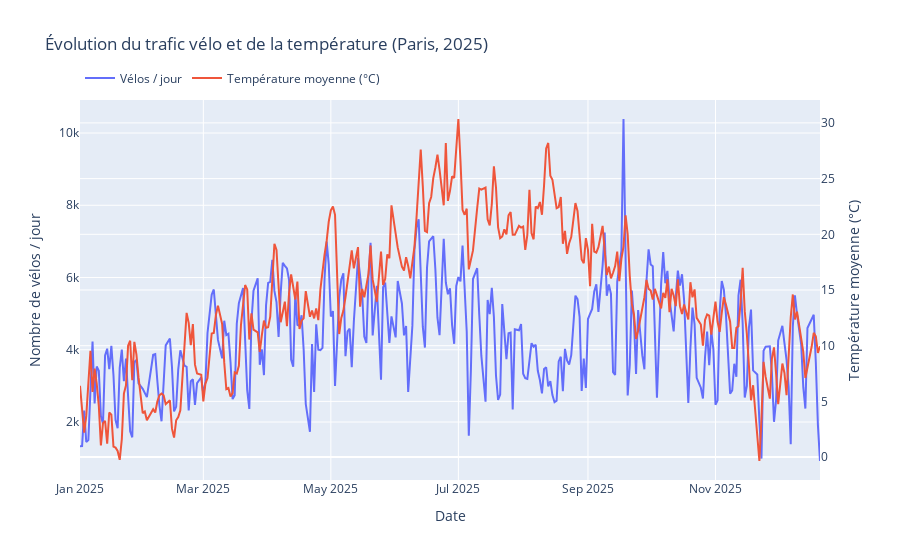

The notebook cell this image was saved under:
### Markdown cell above
### Nombre de vélos par rapport à la température

### Code cell
import plotly.graph_objects as go


# température moyenne du jour
df["temp_moy"] = (df["tmax_c"] + df["tmin_c"]) / 2

df = df.dropna(subset=["nb_velos", "temp_moy"])


fig3 = go.Figure()

# vélos
fig3.add_trace(
    go.Scatter(
        x=df["date"],
        y=df["nb_velos"],
        name="Vélos / jour",
        mode="lines"
    )
)

# température
fig3.add_trace(
    go.Scatter(
        x=df["date"],
        y=df["temp_moy"],
        name="Température moyenne (°C)",
        yaxis="y2",
        mode="lines"
    )
)

fig3.update_layout(
    title="Évolution du trafic vélo et de la température (Paris, 2025)",
    xaxis=dict(title="Date"),
    yaxis=dict(title="Nombre de vélos / jour"),
    yaxis2=dict(
        title="Température moyenne (°C)",
        overlaying="y",
        side="right"
    ),
    legend=dict(orientation="h", yanchor="bottom", y=1.02, xanchor="left", x=0)
)

fig3.show()
pio.write_json(fig3, out_dir / "fig_velo_temperature_time.json")

### Figure 1 — Plotly figure (JSON) as saved in the notebook; plotly's stock layout.template omitted (floating-point values rounded to 4 significant figures; data arrays with more than 128 entries replaced by an {"elided": "..."} marker saying what was removed)
{"data": [{"mode": "lines", "name": "Vélos / jour", "type": "scatter", "x": {"elided": "327 str values"}, "y": {"elided": "327 int values"}}, {"mode": "lines", "name": "Température moyenne (°C)", "type": "scatter", "x": {"elided": "327 str values"}, "y": {"elided": "327 float values"}, "yaxis": "y2"}], "layout": {"legend": {"orientation": "h", "x": 0, "xanchor": "left", "y": 1.02, "yanchor": "bottom"}, "title": {"text": "Évolution du trafic vélo et de la température (Paris, 2025)"}, "xaxis": {"title": {"text": "Date"}}, "yaxis": {"title": {"text": "Nombre de vélos / jour"}}, "yaxis2": {"overlaying": "y", "side": "right", "title": {"text": "Température moyenne (°C)"}}}}
